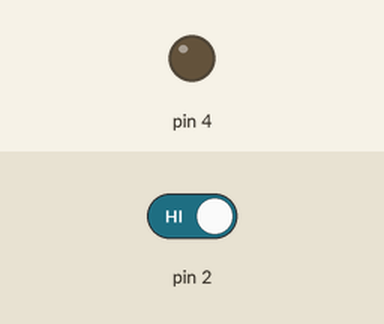
This sketch was run on a simulated Arduino Uno, built with avr-gcc and run on an emulated ATmega328P. On the bench: output pins drawn as LEDs (lit = HIGH). The inputs (shaded band) are chosen by the test bench; at power-on: pin 2 HIGH. What the sketch prints to the serial monitor is not drawn.

Above: at 1.2 s.
1.3 s: pin 2 driven LOW
At 1.7 s:
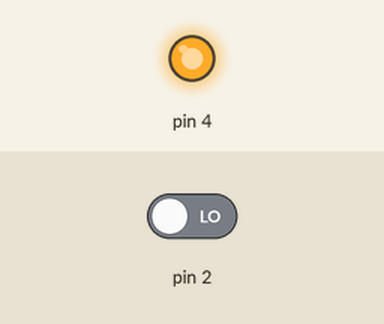
2.8 s: pin 2 driven HIGH
At 4.1 s:
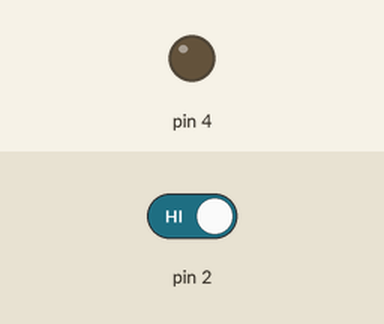
Timing chart, 0 to 5.8 s (numbered marks = the images above; inputs shaded):
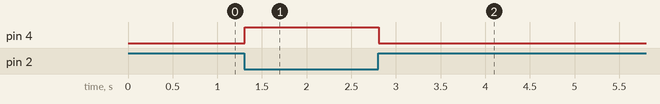

The sketch:

Arduino_4.ino
```cpp
void setup() {
  // put your setup code here, to run once:
  Serial.begin(9600);
  pinMode(2,INPUT);
  pinMode(4,OUTPUT);
}

void loop() {
  // put your main code here, to run repeatedly:
  if (digitalRead(2)==0){
    Serial.println(1);
    digitalWrite(4,1);
    }
  else {
    Serial.println(0);
    digitalWrite(4,0);
    }
  }
```

Measured:
- after the input at 1.3 s, pin 4: LOW → HIGH at once
- after the input at 2.8 s, pin 4: HIGH → LOW at once
